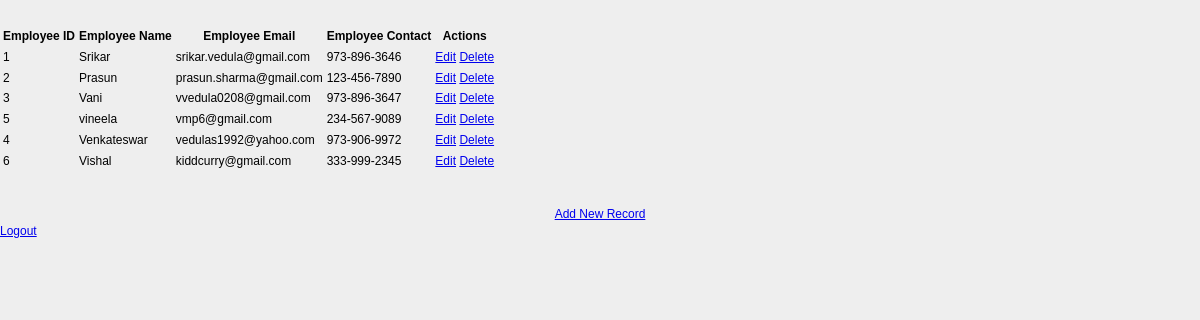
The page /show on the database its author committed.
### employee/models.py (models this page shows)
class Employee(models.Model):
    eid = models.CharField(max_length=20)
    ename = models.CharField(max_length=100)
    eemail = models.EmailField()
    econtact = models.CharField(max_length=15)
    class Meta:
        db_table = "employee"

### login/views.py (the view)
# urls.py: path('show',views.show),
def show(request):
    employees = Employee.objects.all()
    return render(request,"show.html",{'employees':employees})

### Templates/show.html (shortened to what this page needs)
<!DOCTYPE html>
<html lang="en">
<head>
     {% load staticfiles %}
    <link rel="stylesheet" href="{% static 'css/style.css' %}"/>
</head>
<body>
<table class="table table-striped table-bordered table-sm">
    <thead class="thead-dark">
    <tr>
        <th>Employee ID</th>
        <th>Employee Name</th>
        <th>Employee Email</th>
        <th>Employee Contact</th>
        <th>Actions</th>
    </tr>
    </thead>
    <tbody>
{% for employee in employees %}
    <tr>
        <td>{{ employee.eid }}</td>
        <td>{{ employee.ename }}</td>
        <td>{{ employee.eemail }}</td>
        <td>{{ employee.econtact }}</td>
        <td>
            <a href="/edit/{{ employee.id }}"><span class="glyphicon glyphicon-pencil" >Edit</span></a>
            <a href="/delete/{{ employee.id }}">Delete</a>
        </td>
    </tr>
{% endfor %}
    </tbody>
</table>
<br>
<br>
<center><a href="/emp" class="btn btn-primary">Add New Record</a></center>
<a class="btn btn-primary" href="/home">Logout</a>
</body>
</html>

### static/css/style.css (style rules this page uses)
body { font:12px/1.4 Verdana,Arial; background:#eee; height:100%; margin:25px 0; padding:0 }

### rows shown on the page
Employee: eid "1", ename "Srikar", eemail "srikar.vedula@gmail.com", econtact "973-896-3646"
Employee: eid "2", ename "Prasun", eemail "prasun.sharma@gmail.com", econtact "123-456-7890"
Employee: eid "3", ename "Vani", eemail "vvedula0208@gmail.com", econtact "973-896-3647"
Employee: eid "5", ename "vineela", eemail "vmp6@gmail.com", econtact "234-567-9089"
Employee: eid "4", ename "Venkateswar", eemail "vedulas1992@yahoo.com", econtact "973-906-9972"
Employee: eid "6", ename "Vishal", eemail "kiddcurry@gmail.com", econtact "333-999-2345"
